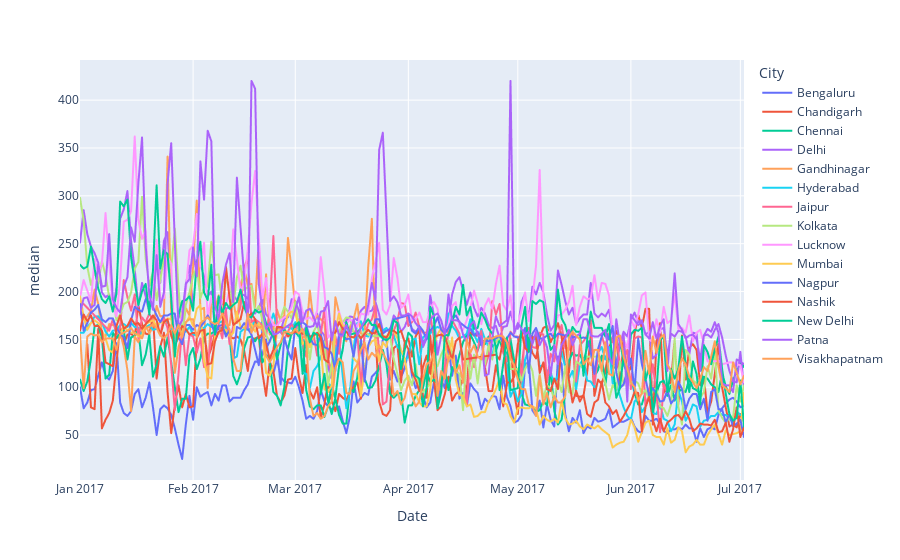

The code cell stored with this chart in its notebook:
### Code cell
df=df17[df17['Specie'].isin(['pm25'])]
fig=px.line(df,'Date','median',color='City')
fig.show()

### Figure 1 — Plotly figure (JSON) as saved in the notebook; plotly's stock layout.template omitted (floating-point values rounded to 4 significant figures; data arrays with more than 128 entries replaced by an {"elided": "..."} marker saying what was removed)
{"data": [{"hovertemplate": "City=Bengaluru<br>Date=%{x}<br>median=%{y}<extra></extra>", "legendgroup": "Bengaluru", "line": {"color": "#636efa", "dash": "solid"}, "mode": "lines", "name": "Bengaluru", "showlegend": true, "type": "scattergl", "x": {"elided": "183 str values"}, "xaxis": "x", "y": {"elided": "183 int values"}, "yaxis": "y"}, {"hovertemplate": "City=Chandigarh<br>Date=%{x}<br>median=%{y}<extra></extra>", "legendgroup": "Chandigarh", "line": {"color": "#EF553B", "dash": "solid"}, "mode": "lines", "name": "Chandigarh", "showlegend": true, "type": "scattergl", "x": {"elided": "181 str values"}, "xaxis": "x", "y": {"elided": "181 int values"}, "yaxis": "y"}, {"hovertemplate": "City=Chennai<br>Date=%{x}<br>median=%{y}<extra></extra>", "legendgroup": "Chennai", "line": {"color": "#00cc96", "dash": "solid"}, "mode": "lines", "name": "Chennai", "showlegend": true, "type": "scattergl", "x": {"elided": "183 str values"}, "xaxis": "x", "y": {"elided": "183 int values"}, "yaxis": "y"}, {"hovertemplate": "City=Delhi<br>Date=%{x}<br>median=%{y}<extra></extra>", "legendgroup": "Delhi", "line": {"color": "#ab63fa", "dash": "solid"}, "mode": "lines", "name": "Delhi", "showlegend": true, "type": "scattergl", "x": {"elided": "183 str values"}, "xaxis": "x", "y": {"elided": "183 int values"}, "yaxis": "y"}, {"hovertemplate": "City=Gandhinagar<br>Date=%{x}<br>median=%{y}<extra></extra>", "legendgroup": "Gandhinagar", "line": {"color": "#FFA15A", "dash": "solid"}, "mode": "lines", "name": "Gandhinagar", "showlegend": true, "type": "scattergl", "x": ["2017-01-01T00:00:00", "2017-01-02T00:00:00", "2017-01-03T00:00:00", "2017-01-04T00:00:00", "2017-01-05T00:00:00", "2017-01-06T00:00:00", "2017-01-07T00:00:00", "2017-01-08T00:00:00", "2017-01-09T00:00:00", "2017-01-10T00:00:00", "2017-01-11T00:00:00", "2017-01-12T00:00:00", "2017-01-13T00:00:00", "2017-01-14T00:00:00", "2017-01-15T00:00:00", "2017-01-16T00:00:00", "2017-01-17T00:00:00", "2017-01-18T00:00:00", "2017-01-19T00:00:00", "2017-01-20T00:00:00", "2017-01-21T00:00:00", "2017-01-22T00:00:00", "2017-01-23T00:00:00", "2017-01-24T00:00:00", "2017-01-25T00:00:00", "2017-01-26T00:00:00", "2017-01-27T00:00:00", "2017-01-28T00:00:00", "2017-01-29T00:00:00", "2017-01-30T00:00:00", "2017-01-31T00:00:00", "2017-02-01T00:00:00", "2017-02-02T00:00:00", "2017-02-03T00:00:00", "2017-02-04T00:00:00", "2017-02-05T00:00:00", "2017-02-06T00:00:00", "2017-02-07T00:00:00", "2017-02-08T00:00:00", "2017-02-09T00:00:00", "2017-02-10T00:00:00", "2017-02-11T00:00:00", "2017-02-12T00:00:00", "2017-02-13T00:00:00", "2017-02-14T00:00:00", "2017-02-15T00:00:00", "2017-02-16T00:00:00", "2017-02-17T00:00:00", "2017-02-18T00:00:00", "2017-02-19T00:00:00", "2017-02-20T00:00:00", "2017-02-21T00:00:00", "2017-02-22T00:00:00", "2017-02-23T00:00:00", "2017-02-24T00:00:00", "2017-02-25T00:00:00", "2017-02-26T00:00:00", "2017-02-27T00:00:00", "2017-02-28T00:00:00", "2017-03-01T00:00:00", "2017-03-02T00:00:00", "2017-03-03T00:00:00", "2017-03-04T00:00:00", "2017-03-05T00:00:00", "2017-03-06T00:00:00", "2017-03-07T00:00:00", "2017-03-08T00:00:00", "2017-03-09T00:00:00", "2017-03-10T00:00:00", "2017-03-11T00:00:00", "2017-03-12T00:00:00", "2017-03-13T00:00:00", "2017-03-14T00:00:00", "2017-03-15T00:00:00", "2017-03-16T00:00:00", "2017-03-17T00:00:00", "2017-03-18T00:00:00", "2017-03-19T00:00:00", "2017-03-20T00:00:00", "2017-03-21T00:00:00", "2017-03-22T00:00:00", "2017-03-23T00:00:00"], "xaxis": "x", "y": [182, 171, 174, 180, 202, 187, 157, 153, 166, 165, 163, 157, 142, 118, 75, 153, 147, 159, 165, 156, 164, 185, 174, 175, 341, 175, 115, 142, 154, 183, 175, 226, 295, 181, 183, 99, 192, 182, 196, 173, 163, 165, 192, 167, 204, 225, 206, 208, 184, 255, 157, 218, 155, 161, 181, 169, 175, 256, 222, 183, 157, 151, 156, 201, 169, 175, 171, 167, 125, 120, 194, 178, 154, 148, 163, 171, 187, 156, 156, 226, 276, 144], "yaxis": "y"}, {"hovertemplate": "City=Hyderabad<br>Date=%{x}<br>median=%{y}<extra></extra>", "legendgroup": "Hyderabad", "line": {"color": "#19d3f3", "dash": "solid"}, "mode": "lines", "name": "Hyderabad", "showlegend": true, "type": "scattergl", "x": {"elided": "183 str values"}, "xaxis": "x", "y": {"elided": "183 int values"}, "yaxis": "y"}, {"hovertemplate": "City=Jaipur<br>Date=%{x}<br>median=%{y}<extra></extra>", "legendgroup": "Jaipur", "line": {"color": "#FF6692", "dash": "solid"}, "mode": "lines", "name": "Jaipur", "showlegend": true, "type": "scattergl", "x": {"elided": "147 str values"}, "xaxis": "x", "y": {"elided": "147 int values"}, "yaxis": "y"}, {"hovertemplate": "City=Kolkata<br>Date=%{x}<br>median=%{y}<extra></extra>", "legendgroup": "Kolkata", "line": {"color": "#B6E880", "dash": "solid"}, "mode": "lines", "name": "Kolkata", "showlegend": true, "type": "scattergl", "x": {"elided": "181 str values"}, "xaxis": "x", "y": {"elided": "181 int values"}, "yaxis": "y"}, {"hovertemplate": "City=Lucknow<br>Date=%{x}<br>median=%{y}<extra></extra>", "legendgroup": "Lucknow", "line": {"color": "#FF97FF", "dash": "solid"}, "mode": "lines", "name": "Lucknow", "showlegend": true, "type": "scattergl", "x": {"elided": "183 str values"}, "xaxis": "x", "y": {"elided": "183 int values"}, "yaxis": "y"}, {"hovertemplate": "City=Mumbai<br>Date=%{x}<br>median=%{y}<extra></extra>", "legendgroup": "Mumbai", "line": {"color": "#FECB52", "dash": "solid"}, "mode": "lines", "name": "Mumbai", "showlegend": true, "type": "scattergl", "x": {"elided": "183 str values"}, "xaxis": "x", "y": {"elided": "183 int values"}, "yaxis": "y"}, {"hovertemplate": "City=Nagpur<br>Date=%{x}<br>median=%{y}<extra></extra>", "legendgroup": "Nagpur", "line": {"color": "#636efa", "dash": "solid"}, "mode": "lines", "name": "Nagpur", "showlegend": true, "type": "scattergl", "x": {"elided": "183 str values"}, "xaxis": "x", "y": {"elided": "183 int values"}, "yaxis": "y"}, {"hovertemplate": "City=Nashik<br>Date=%{x}<br>median=%{y}<extra></extra>", "legendgroup": "Nashik", "line": {"color": "#EF553B", "dash": "solid"}, "mode": "lines", "name": "Nashik", "showlegend": true, "type": "scattergl", "x": {"elided": "175 str values"}, "xaxis": "x", "y": {"elided": "175 int values"}, "yaxis": "y"}, {"hovertemplate": "City=New Delhi<br>Date=%{x}<br>median=%{y}<extra></extra>", "legendgroup": "New Delhi", "line": {"color": "#00cc96", "dash": "solid"}, "mode": "lines", "name": "New Delhi", "showlegend": true, "type": "scattergl", "x": {"elided": "182 str values"}, "xaxis": "x", "y": {"elided": "182 int values"}, "yaxis": "y"}, {"hovertemplate": "City=Patna<br>Date=%{x}<br>median=%{y}<extra></extra>", "legendgroup": "Patna", "line": {"color": "#ab63fa", "dash": "solid"}, "mode": "lines", "name": "Patna", "showlegend": true, "type": "scattergl", "x": {"elided": "177 str values"}, "xaxis": "x", "y": {"elided": "177 int values"}, "yaxis": "y"}, {"hovertemplate": "City=Visakhapatnam<br>Date=%{x}<br>median=%{y}<extra></extra>", "legendgroup": "Visakhapatnam", "line": {"color": "#FFA15A", "dash": "solid"}, "mode": "lines", "name": "Visakhapatnam", "showlegend": true, "type": "scattergl", "x": {"elided": "182 str values"}, "xaxis": "x", "y": {"elided": "182 int values"}, "yaxis": "y"}], "layout": {"autosize": true, "legend": {"title": {"text": "City"}, "tracegroupgap": 0}, "margin": {"t": 60}, "xaxis": {"anchor": "y", "autorange": true, "domain": [0, 1], "range": ["2017-01-01", "2017-07-02"], "title": {"text": "Date"}, "type": "date"}, "yaxis": {"anchor": "x", "autorange": true, "domain": [0, 1], "range": [3.056, 441.9], "title": {"text": "median"}, "type": "linear"}}}
